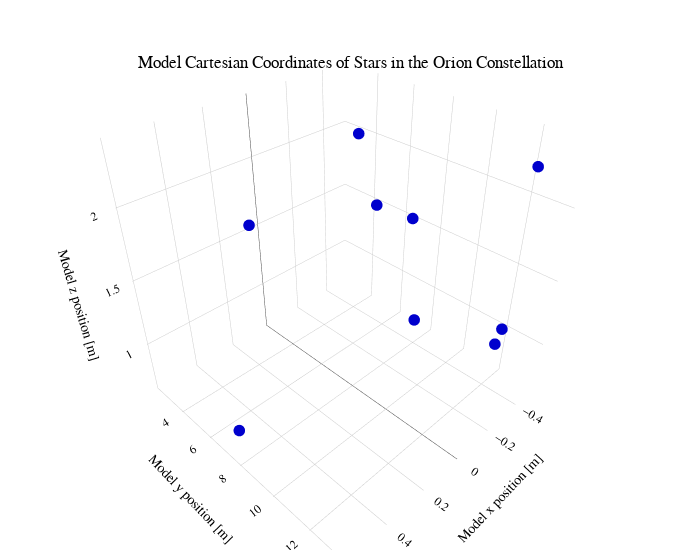

Here is the notebook cell this chart was saved with:
### Code cell
# let me redo the above plot with plot.ly:
plotly.offline.iplot({
    # make a 3D scatter plot of the x, y, and z data, using just markers (no lines), and customizing the marker size
    # and color:
    "data": [go.Scatter3d(x=x, y=y, z=z, mode='markers',\
                          marker={'size':4,'color':"mediumblue"})],
    
    "layout": go.Layout(
                        # add a title which is centered on the plot:
                        title={'text':"Model Cartesian Coordinates of Stars in the Orion Constellation", \
                               'x':0.5, 'y':0.9, 'xanchor':'center','yanchor':'top'},\
                        # add axis labels:
                        scene = dict(xaxis_title="Model x position [m]",\
                                     yaxis_title="Model y position [m]",\
                                     zaxis_title="Model z position [m]"),\
                        # set a nice plot width and plot margins:
                        width=700,margin=dict(r=20, b=10, l=10, t=10),
                        # choose a template with a white background and gridlines:
                        template="presentation",
                        # set the font style, size, and color:
                        font={'family':"Times New Roman, monospace",'size':12,'color':"black"})
     })

### Figure 1 — Plotly figure (JSON) as saved in the notebook; plotly's stock layout.template omitted (floating-point values rounded to 4 significant figures)
{"data": [{"marker": {"color": "mediumblue", "size": 4}, "mode": "markers", "type": "scatter3d", "x": [-0.41, 0.57, 0.07, 0, -0.29, -0.32, -0.5, -0.23, -0.23], "y": [4.12, 7.71, 2.36, 9.1, 13.35, 8.13, 7.19, 13.25, 13.43], "z": [2.06, 0.84, 1.56, 2.07, 2.36, 1.72, 0.66, 1.25, 1.38]}], "layout": {"font": {"color": "black", "family": "Times New Roman, monospace", "size": 12}, "margin": {"b": 10, "l": 10, "r": 20, "t": 10}, "scene": {"xaxis": {"title": {"text": "Model x position [m]"}}, "yaxis": {"title": {"text": "Model y position [m]"}}, "zaxis": {"title": {"text": "Model z position [m]"}}}, "title": {"text": "Model Cartesian Coordinates of Stars in the Orion Constellation", "x": 0.5, "xanchor": "center", "y": 0.9, "yanchor": "top"}, "width": 700}}
